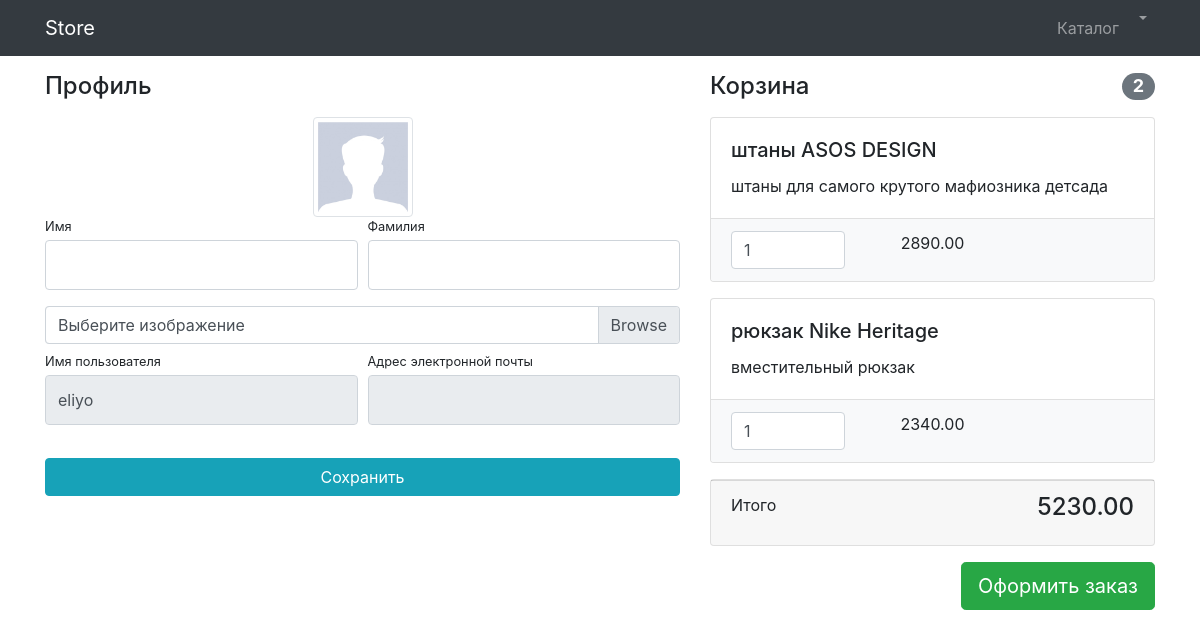
The app's page /user/profile/ (signed in) with its own data.
### users/models.py (models this page shows)
class User(AbstractUser):
    image = models.ImageField(upload_to='users_images', null=True, blank=True)

### products/models.py (models this page shows, shortened)
class Basket(models.Model):
    user = models.ForeignKey(User, on_delete=models.CASCADE)
    product = models.ForeignKey(to=Product, on_delete=models.CASCADE)
    quantity = models.PositiveSmallIntegerField(default=0)
    created_timestamp = models.DateTimeField(auto_now_add=True)
    objects = BasketQuerySet.as_manager()
    def sum(self):
        return self.product.price * self.quantity

class Product(models.Model):
    name=models.CharField(max_length=128)
    description=models.TextField()
    price=models.DecimalField(max_digits=6,decimal_places=2)
    quantity=models.PositiveIntegerField(default=0)
    image=models.ImageField(upload_to='products_images')
    category=models.ForeignKey(Category,on_delete=models.CASCADE)

### users/views.py (the view)
# urls.py: path('profile/', profile, name='profile'),
@login_required
def profile(request):
    if request.method == 'POST':
        form = UserProfileForm(instance=request.user, data=request.POST, files=request.FILES)
        if form.is_valid():
            form.save()
            return HttpResponseRedirect(reverse('users:profile'))
    else:
        form = UserProfileForm(instance=request.user)
    baskets = Basket.objects.filter(user=request.user)
    context = {'title': 'Store - Профиль',
               'form': form,
               'baskets': baskets,
               }
    return render(request, 'users/profile.html', context)

### users/forms.py
class UserProfileForm(UserChangeForm):
        first_name = forms.CharField(widget=forms.TextInput(attrs={'class': 'form-control py-4'}))
        last_name = forms.CharField(widget=forms.TextInput(attrs={'class': 'form-control py-4'}))
        image = forms.ImageField(widget=forms.FileInput(attrs={'class': 'custom-file-label'}), required=False)
        username = forms.CharField(widget=forms.TextInput(attrs={'class': 'form-control py-4', 'readonly': True}))
        email = forms.EmailField(widget=forms.EmailInput(attrs={'class': 'form-control py-4', 'readonly': True}))
        class Meta:
            model = User
            fields = ('first_name', 'last_name', 'image', 'username', 'email')

### products/models.py (called while the page is built)
    def total_sum(self):
        return sum(basket.sum() for basket in self)

    def total_quantity(self):
        return sum(basket.quantity for basket in self)

### users/templates/users/profile.html (shortened to what this page needs)
{%extends 'products/header.html' %}
{%load static%}
{%block css%}
    <link href="{% static 'vendor/css/profile.css' %}" rel="stylesheet">
{%endblock%}
{%block content%}
<div class="container">
    <div class="row">
        <div class="col-lg-7">
            <h4 class="mt-3 mb-3">Профиль</h4>
            <div class="col-lg-12 text-center">
                <img width="100" height="100"
                     src="{%if user.image%}
                        {{user.image.url}}
                     {%else%}
                        {%static 'vendor/img/users/default_avatar.jpg'%}
                     {%endif%}"
                     class="img-thumbnail">
            </div>
            <form action="{% url 'users:profile'%}" method="post" enctype="multipart/form-data">
                <div class="form-row">
                    <div class="col-lg-6">
                        <div class="form-group">
                            <label class="small mb-1" for="{{form.first_name.id_for_label}}">Имя</label>
                            {{form.first_name}}
                        </div>
                    </div>
                    <div class="col-lg-6">
                        <div class="form-group">
                            <label class="small mb-1" for="{{form.last_name.id_for_label}}">Фамилия</label>
                            {{form.last_name}}
                        </div>
                    </div>
                </div>
                <div class="form-row mb-2">
                    <div class="col-lg-12">
                        <div class="custom-file">
                            <label class="custom-file-label" for="{{form.image.id_for_label}}">
                                Выберите изображение
                            </label>
                        </div>
                    </div>
                </div>
                <div class="form-row">
                    <div class="col-lg-6">
                        <label class="small mb-1" for="{{form.username.id_for_label}}">Имя пользователя</label>
                        {{form.username}}
                    </div>
                    <div class="col-lg-6">
                        <label class="small mb-1" for="{{form.email.id_for_label}}">Адрес электронной
                            почты</label>
                        {{form.email}}
                    </div>
                </div>
                <div class="form-row">
                    <div class="col-lg-12" style="margin-top: 33px;">
                        <input class="btn btn-info btn-block" type="submit" value="Сохранить">
                    </div>
                </div>
            </form>
        </div>
        <div class="col-lg-5">
            {%include 'products/basket.html'%}
        </div>
    </div>
</div>
{%endblock%}

### products/templates/products/basket.html (shortened to what this page needs)
{%if baskets%}
<h4 class="mt-3 mb-3 d-flex justify-content-between align-items-center mb-3">
                Корзина <span class="badge badge-secondary badge-pill">{{baskets.total_quantity}}</span>
            </h4>
            {%for basket in baskets%}
            <div class="card mb-3">
                <div class="card-body">
                    <h5 class="card-title">{{basket.product.name}}</h5>
                    <p class="card-text">{{basket.product.description}}</p>
                </div>
                <ul class="list-group list-group-flush">
                    <li class="list-group-item bg-light">
                        <div class="row text-center">
                            <div class="col-lg-4">
                                <input name="basketID" type="number" class="form-control"
                                       value="{{basket.quantity}}" min="0">
                            </div>
                            <div class="col-lg-4">{{basket.sum}}</div>
                            <div class="col-lg-4">
                            </div>
                        </div>
                    </li>
                </ul>
            </div>
            {%endfor%}
            <div class="card mb-3">
                <div class="card-footer">
                    <p class="float-left">Итого</p>
                    <h4 class="float-right">{{baskets.total_sum}}</h4>
                </div>
            </div>
            <a class="btn btn-success btn-lg float-right" href="../orders/order-create.html">
                Оформить заказ
            </a>
{%else%}
    <h4 class="mt-3 mb-3 text-center">
        Корзина пуста
    </h4>
{%endif%}

### records on screen
User: username "eliyo"
Basket: total_quantity "2", product.name "штаны ASOS DESIGN", product.description "штаны для самого крутого мафиозника детсада", basketID "1", sum "2890.00", total_sum "5230.00"
Basket: product.name "рюкзак Nike Heritage", product.description "вместительный рюкзак", basketID "1", sum "2340.00"
